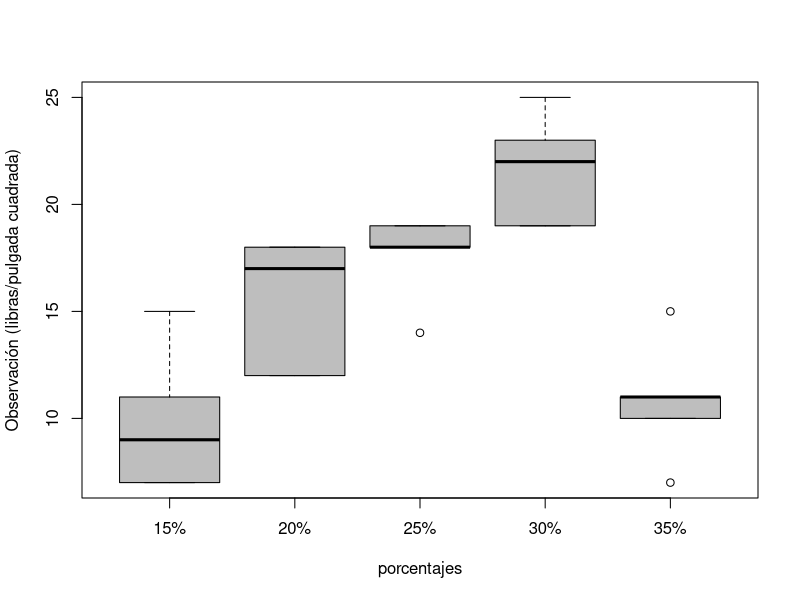

Source code (R):
## ---- chunk 1
valores <- c(7,7,15,11,9,12,17,12,18,18,14,18,18,19,19,19,25,22,19,23,7,10,11,15,11)
porcentajes <- as.factor(c(rep(c("15%", "20%", "25%", "30%", "35%"), each=5)))
## ---- chunk 2
tapply(valores, porcentajes, mean)
## ---- chunk 3
tapply(valores, porcentajes, sum)
## ---- chunk 4
sum(valores)
## ---- chunk 5
mean(valores)
## ---- chunk 6
boxplot(valores ~ porcentajes, col = c("gray"), ylab = "Observación (libras/pulgada cuadrada)")
## ---- chunk 7
fm = aov(lm(valores ~ porcentajes))
summary(fm)
